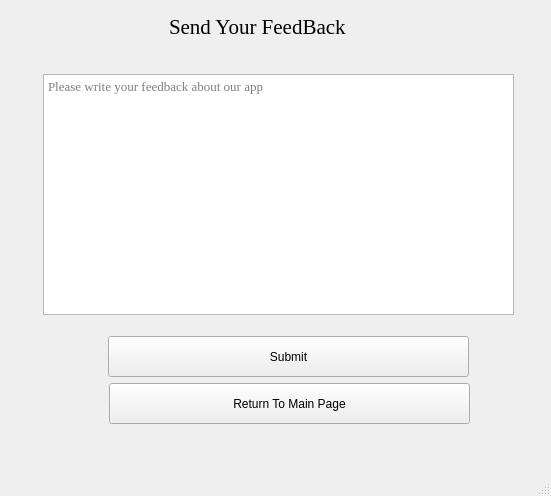
<?xml version="1.0" encoding="UTF-8"?>
<ui version="4.0">
 <class>MainWindow</class>
 <widget class="QMainWindow" name="MainWindow">
  <property name="geometry">
   <rect>
    <x>0</x>
    <y>0</y>
    <width>551</width>
    <height>496</height>
   </rect>
  </property>
  <property name="windowTitle">
   <string>MainWindow</string>
  </property>
  <widget class="QWidget" name="centralwidget">
   <widget class="QLabel" name="title">
    <property name="geometry">
     <rect>
      <x>169</x>
      <y>6</y>
      <width>241</width>
      <height>41</height>
     </rect>
    </property>
    <property name="font">
     <font>
      <family>Times New Roman</family>
      <pointsize>16</pointsize>
     </font>
    </property>
    <property name="text">
     <string>Send Your FeedBack</string>
    </property>
   </widget>
   <widget class="QTextEdit" name="feedbackbox">
    <property name="geometry">
     <rect>
      <x>43</x>
      <y>74</y>
      <width>471</width>
      <height>241</height>
     </rect>
    </property>
    <property name="font">
     <font>
      <family>Times New Roman</family>
      <pointsize>10</pointsize>
     </font>
    </property>
    <property name="placeholderText">
     <string>Please write your feedback about our app</string>
    </property>
   </widget>
   <widget class="QPushButton" name="submitbtn">
    <property name="geometry">
     <rect>
      <x>108</x>
      <y>336</y>
      <width>361</width>
      <height>41</height>
     </rect>
    </property>
    <property name="text">
     <string>Submit</string>
    </property>
   </widget>
   <widget class="QPushButton" name="returnbtn">
    <property name="geometry">
     <rect>
      <x>109</x>
      <y>383</y>
      <width>361</width>
      <height>41</height>
     </rect>
    </property>
    <property name="text">
     <string>Return To Main Page</string>
    </property>
   </widget>
  </widget>
  <widget class="QMenuBar" name="menubar">
   <property name="geometry">
    <rect>
     <x>0</x>
     <y>0</y>
     <width>551</width>
     <height>25</height>
    </rect>
   </property>
  </widget>
  <widget class="QStatusBar" name="statusbar"/>
 </widget>
 <resources/>
 <connections/>
</ui>
